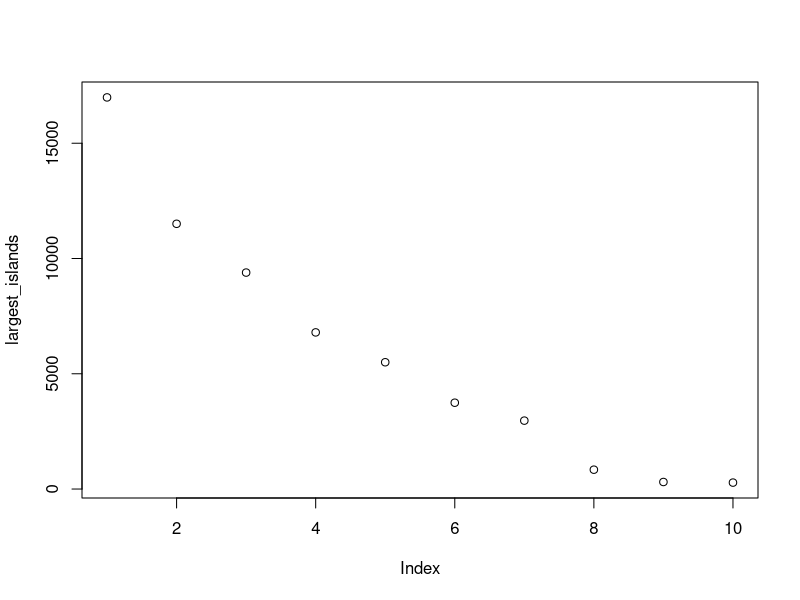
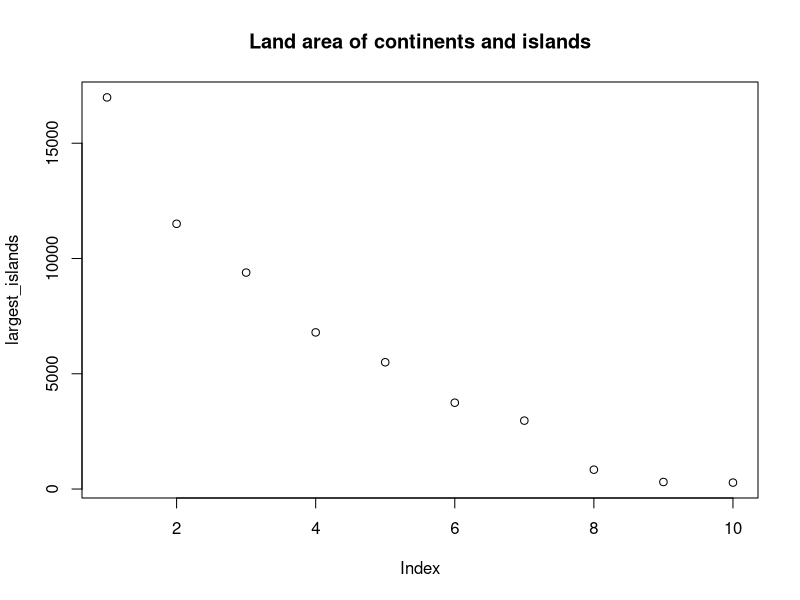
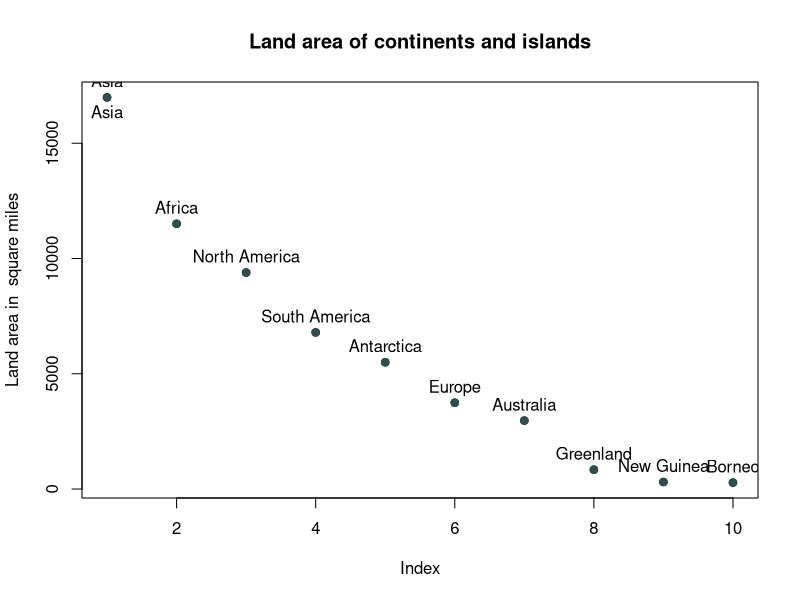

Here is the R script that generated these plots, in order: (Note: this script raises an error after producing the figures.)
# Plots


?islands     # built in vector of the areas in thousands of square miles 
# of the landmasses which exceed 10,000 square miles.

# the following subsets the islands vector to ten largest landmasses 
# decreasing order
largest_islands <- head(sort(islands, decreasing = TRUE), 10)


plot(largest_islands)

# main = " "  <- adds a title
plot(largest_islands, main = "Land area of continents and islands")

# until we put the closing parenthesis R is going to know that the
# function will continue, so we can put code in another row for readability)
# the ylab <- parameter can be used to override the y axis label
plot(largest_islands, main = "Land area of continents and islands",
     ylab = "Land area in  square miles")

# adds text labels to a plot
# pos = 1/2/3/4 <- position from the coordinates
# 1 - below; 2 - to the left; 3 - above; 4 - to the right
text(largest_islands, labels = names(largest_islands), pos = 3)

text(largest_islands[1], labels = names(largest_islands[1]), pos = 1)


# to change the shape and the color of the points use points() function
# where points(data, col = color, pch = shape)
# pch = 19 - solid circle; pch = 20 bullet; pch = 21 filled circle; 
# pch = 22 - filled square; pch = 23 - filled diamonds; pch = 24 - filled triangle point up etc....

points(largest_islands, pch = 19, col = "#2f4f4f" )




# plotting matrices
?matplot

# t(Salary) -> Data to be plotted
# type = “b” -> Both line and points/ the type of the representation
# pch -> kind of points used
# col -> colours used 
# lty - line type; lwd - line width
# xlab - x axis label; ylab - y axis label
matplot(t(Salary))
        
matplot(t(Salary), type = "b")

matplot(t(Salary), type = "b", pch = c(15, 16,17,18,24,25,1, 2, 0, 23))

matplot(t(Salary), type = "b", pch = c(15, 16,17,18,24,25,1, 2, 0, 23),
        col = c("red", "blue", "green", "yellow", "orange", "pink", "black",
                "violet", "lightblue", "brown" ), 
        lty = 1, lwd = 2,
        xlab = "Season", ylab = "Salary",
        xaxt = "n")

# to set a legend use legend()
# first argument is the position (e.g. topleft, bottom right, center etc)
#inset- distance(s) from the margins as a fraction of the plot region

legend("topright", inset = 0.01, legend = Players, 
       col = c("red", "blue", "green", "yellow", 
               "orange", "pink", "black","violet", "lightblue", "brown"), 
        pch = c(15, 16,17,18,24,25,1, 2, 0, 23))
# to change axis parameters use axis() function
# first argument is position (1- below; 2- left; 3 - above; 4 - right)

axis(1, at = 1:length(colnames(Salary)), labels = colnames(Salary))
axis(2)
?legend

# How to show a matrix with the top 3 players in the last 5 seasons?
# 


matplot(t(Salary[1:3,6:10]), type = "b", pch = 21:23,
        col = c("red", "blue", "green"), 
        lty = 1, lwd = 2,
        xlab = "Season", ylab = "Salary",
        xaxt = "n")

legend("topleft", inset = 0.01, legend = Players[1:3], 
       col = c("red", "blue", "green"), 
       pch = 21:23,
       lwd = 2)
axis(1, at = 1:5, labels = colnames(Salary)[6:10])

# TASK nr.1. try to to do just Kevin Durant and seasons 2006 - 2010.



# TASK nr.2 use the expenses and revenue
# try to recreate the image on ortus (see chart to recreate on ORTUS)
revenue <- c(14574.49, 7606.46, 8611.41, 9175.41, 8058.65, 8105.44, 11496.28, 9766.09, 10305.32, 14379.96, 10713.97, 15433.50)
expenses <- c(12051.82, 5695.07, 12319.20, 12089.72, 8658.57, 840.20, 3285.73, 5821.12, 6976.93, 16618.61, 10054.37, 3803.96)
fin_data <- rbind(revenue, expenses)
colnames(fin_data) <- month.name
matplot(t(fin_data), type = "b", lty = "solid", pch = 21:22, xaxt = "n", 
        col = c("darkorange", "darkviolet"),
        xlab = "Months", ylab = "Euros")
legend("bottomleft", inset = 0.01, legend=rownames(fin_data), 
       col = c("darkorange", "darkviolet"), pch = 21:22, lwd = 2)
axis(1, at = 1:length(colnames(fin_data)), labels = colnames(fin_data), col.axis = "darkorange")
title(main = "Rvenue and Expenses across the year", col.main = "darkorange" )
       
